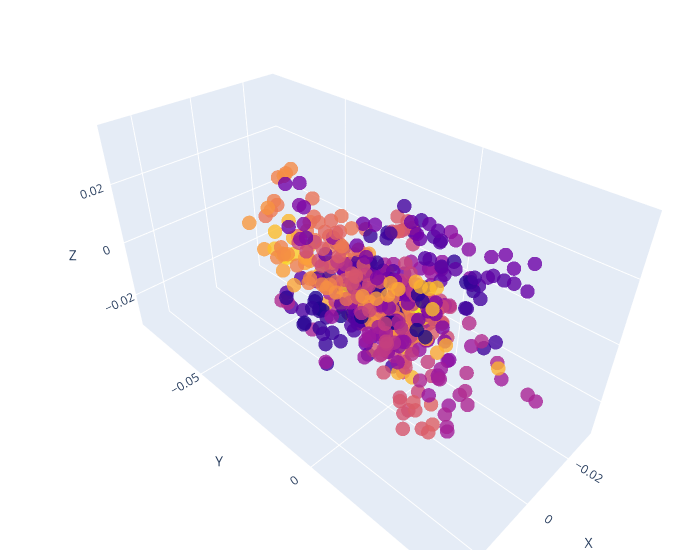

The notebook cell this image was saved under:
### Code cell
# Sample 3D data
def shortest_angle(angles):
    return (angles + np.pi) % (2*np.pi) - np.pi
actions[:, 3:6] = shortest_angle(actions[:, 3:6])

x, y, z = actions[:, 3], actions[:, 4], actions[:, 5] # ee_pose[:, 0], ee_pose[:, 1], ee_pose[:, 2]

# Create a 3D scatter plot
fig = go.Figure(data=[go.Scatter3d(x=x, y=y, z=z, mode='markers',
                                   marker=dict(size=5,
                                               color=colors, # actions[:,-1], # z,  # set color to an array/list of desired values
                                               #colorscale='inferno',  # choose a colorscale
                                               opacity=0.8))])

# Make the plot interactive by allowing user to rotate, zoom, etc.
fig.update_layout(scene=dict(
                    xaxis_title='X',
                    yaxis_title='Y',
                    zaxis_title='Z'),
                  width=700,
                  margin=dict(r=20, b=10, l=10, t=10))

fig.show()

### Figure 1 — Plotly figure (JSON) as saved in the notebook; plotly's stock layout.template omitted (floating-point values rounded to 4 significant figures; data arrays with more than 128 entries replaced by an {"elided": "..."} marker saying what was removed)
{"data": [{"marker": {"color": {"elided": "579 int values"}, "opacity": 0.8, "size": 5}, "mode": "markers", "type": "scatter3d", "x": {"elided": "579 float values"}, "y": {"elided": "579 float values"}, "z": {"elided": "579 float values"}}], "layout": {"margin": {"b": 10, "l": 10, "r": 20, "t": 10}, "scene": {"xaxis": {"title": {"text": "X"}}, "yaxis": {"title": {"text": "Y"}}, "zaxis": {"title": {"text": "Z"}}}, "width": 700}}
